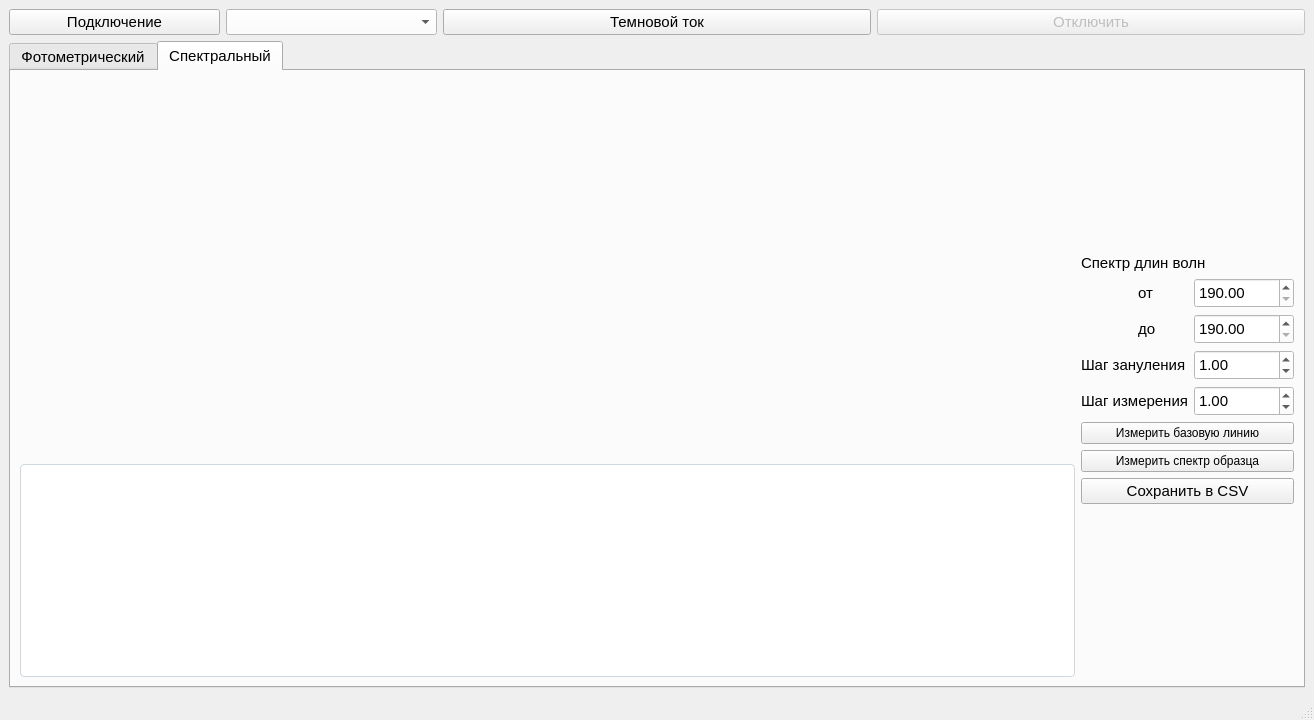
<?xml version="1.0" encoding="UTF-8"?>
<ui version="4.0">
 <class>MainWindow</class>
 <widget class="QMainWindow" name="MainWindow">
  <property name="geometry">
   <rect>
    <x>0</x>
    <y>0</y>
    <width>1314</width>
    <height>720</height>
   </rect>
  </property>
  <property name="font">
   <font>
    <pointsize>11</pointsize>
   </font>
  </property>
  <property name="windowTitle">
   <string>MainWindow</string>
  </property>
  <widget class="QWidget" name="centralwidget">
   <layout class="QGridLayout" name="gridLayout">
    <item row="0" column="2">
     <widget class="QPushButton" name="btnDisconnect">
      <property name="enabled">
       <bool>false</bool>
      </property>
      <property name="text">
       <string>Отключить</string>
      </property>
     </widget>
    </item>
    <item row="0" column="1">
     <widget class="QPushButton" name="btnUpdateDark">
      <property name="text">
       <string>Темновой ток</string>
      </property>
     </widget>
    </item>
    <item row="0" column="0">
     <layout class="QHBoxLayout" name="horizontalLayout">
      <item>
       <widget class="QPushButton" name="btnConnect">
        <property name="text">
         <string>Подключение</string>
        </property>
       </widget>
      </item>
      <item>
       <widget class="QComboBox" name="cbPorts">
        <property name="styleSheet">
         <string notr="true">QDoubleSpinBox, QSpinBox, QComboBox, QLineEdit {
	background-color: white;
	color: black;
}</string>
        </property>
       </widget>
      </item>
     </layout>
    </item>
    <item row="1" column="0" colspan="3">
     <widget class="QTabWidget" name="tabWidget">
      <property name="currentIndex">
       <number>1</number>
      </property>
      <widget class="QWidget" name="tab">
       <property name="enabled">
        <bool>true</bool>
       </property>
       <property name="sizePolicy">
        <sizepolicy hsizetype="Expanding" vsizetype="Expanding">
         <horstretch>0</horstretch>
         <verstretch>0</verstretch>
        </sizepolicy>
       </property>
       <attribute name="title">
        <string>Фотометрический</string>
       </attribute>
       <layout class="QHBoxLayout" name="horizontalLayout_3">
        <item>
         <layout class="QHBoxLayout" name="horizontalLayout_2">
          <item>
           <widget class="QTableWidget" name="tablePhotometric">
            <property name="styleSheet">
             <string notr="true">QTableWidget {
            background-color: white;
            color: black; 
            alternate-background-color: #f9fbfe; 
            gridline-color: #e0e0e0;
            selection-background-color: #b2dfdb; 
            selection-color: black;
            border: 1px solid #cfd8dc;
            border-radius: 4px;
        }</string>
            </property>
           </widget>
          </item>
          <item>
           <layout class="QGridLayout" name="gridLayout_2">
            <item row="0" column="0">
             <spacer name="verticalSpacer_2">
              <property name="orientation">
               <enum>Qt::Orientation::Vertical</enum>
              </property>
              <property name="sizeHint" stdset="0">
               <size>
                <width>20</width>
                <height>40</height>
               </size>
              </property>
             </spacer>
            </item>
            <item row="1" column="0">
             <widget class="QLabel" name="label">
              <property name="text">
               <string>Длина волны</string>
              </property>
             </widget>
            </item>
            <item row="2" column="0">
             <widget class="QDoubleSpinBox" name="spinWavelength">
              <property name="styleSheet">
               <string notr="true">QDoubleSpinBox, QSpinBox, QComboBox, QLineEdit {
	background-color: white;
	color: black;
}</string>
              </property>
              <property name="minimum">
               <double>190.000000000000000</double>
              </property>
              <property name="maximum">
               <double>900.000000000000000</double>
              </property>
              <property name="value">
               <double>500.000000000000000</double>
              </property>
             </widget>
            </item>
            <item row="3" column="0">
             <widget class="QPushButton" name="btnSetZero">
              <property name="font">
               <font>
                <pointsize>11</pointsize>
               </font>
              </property>
              <property name="text">
               <string>Установить 0</string>
              </property>
             </widget>
            </item>
            <item row="4" column="0">
             <widget class="QPushButton" name="btnMeasure">
              <property name="font">
               <font>
                <pointsize>11</pointsize>
               </font>
              </property>
              <property name="text">
               <string>Измерение</string>
              </property>
             </widget>
            </item>
            <item row="5" column="0">
             <widget class="QPushButton" name="btnClearPhoto">
              <property name="font">
               <font>
                <pointsize>9</pointsize>
               </font>
              </property>
              <property name="text">
               <string>Очистить таблицу</string>
              </property>
             </widget>
            </item>
            <item row="6" column="0">
             <widget class="QPushButton" name="btnExportPhoto">
              <property name="text">
               <string>Экспорт в CSV</string>
              </property>
             </widget>
            </item>
            <item row="7" column="0">
             <spacer name="verticalSpacer">
              <property name="orientation">
               <enum>Qt::Orientation::Vertical</enum>
              </property>
              <property name="sizeHint" stdset="0">
               <size>
                <width>20</width>
                <height>40</height>
               </size>
              </property>
             </spacer>
            </item>
           </layout>
          </item>
         </layout>
        </item>
       </layout>
      </widget>
      <widget class="QWidget" name="tab_2">
       <attribute name="title">
        <string>Спектральный</string>
       </attribute>
       <layout class="QGridLayout" name="gridLayout_3">
        <item row="4" column="1" colspan="2">
         <widget class="QLabel" name="label_5">
          <property name="font">
           <font>
            <pointsize>11</pointsize>
           </font>
          </property>
          <property name="text">
           <string>Шаг зануления</string>
          </property>
         </widget>
        </item>
        <item row="7" column="1" rowspan="2" colspan="3">
         <widget class="QPushButton" name="btnScanSample">
          <property name="font">
           <font>
            <pointsize>9</pointsize>
           </font>
          </property>
          <property name="text">
           <string>Измерить спектр образца</string>
          </property>
         </widget>
        </item>
        <item row="3" column="3">
         <widget class="QDoubleSpinBox" name="spinEndWl">
          <property name="minimumSize">
           <size>
            <width>100</width>
            <height>30</height>
           </size>
          </property>
          <property name="font">
           <font>
            <pointsize>11</pointsize>
            <bold>false</bold>
           </font>
          </property>
          <property name="styleSheet">
           <string notr="true">QDoubleSpinBox, QSpinBox, QComboBox, QLineEdit {
	background-color: white;
	color: black;
}</string>
          </property>
          <property name="minimum">
           <double>190.000000000000000</double>
          </property>
          <property name="maximum">
           <double>900.000000000000000</double>
          </property>
         </widget>
        </item>
        <item row="5" column="1" colspan="2">
         <widget class="QLabel" name="label_6">
          <property name="text">
           <string>Шаг измерения</string>
          </property>
         </widget>
        </item>
        <item row="9" column="1" colspan="3">
         <widget class="QPushButton" name="btnExport">
          <property name="text">
           <string>Сохранить в CSV</string>
          </property>
         </widget>
        </item>
        <item row="10" column="2">
         <spacer name="verticalSpacer_3">
          <property name="orientation">
           <enum>Qt::Orientation::Vertical</enum>
          </property>
          <property name="sizeHint" stdset="0">
           <size>
            <width>20</width>
            <height>130</height>
           </size>
          </property>
         </spacer>
        </item>
        <item row="1" column="1" colspan="3">
         <widget class="QLabel" name="label_2">
          <property name="text">
           <string>Спектр длин волн</string>
          </property>
         </widget>
        </item>
        <item row="0" column="0" rowspan="8">
         <widget class="QWidget" name="widgetGraph" native="true">
          <property name="sizePolicy">
           <sizepolicy hsizetype="Expanding" vsizetype="Expanding">
            <horstretch>0</horstretch>
            <verstretch>0</verstretch>
           </sizepolicy>
          </property>
         </widget>
        </item>
        <item row="5" column="3">
         <widget class="QDoubleSpinBox" name="spinStepMeasure">
          <property name="minimumSize">
           <size>
            <width>100</width>
            <height>30</height>
           </size>
          </property>
          <property name="font">
           <font>
            <pointsize>11</pointsize>
           </font>
          </property>
          <property name="styleSheet">
           <string notr="true">QDoubleSpinBox, QSpinBox, QComboBox, QLineEdit {
	background-color: white;
	color: black;
}</string>
          </property>
          <property name="value">
           <double>1.000000000000000</double>
          </property>
         </widget>
        </item>
        <item row="3" column="2">
         <widget class="QLabel" name="label_3">
          <property name="font">
           <font>
            <pointsize>11</pointsize>
           </font>
          </property>
          <property name="text">
           <string>до</string>
          </property>
         </widget>
        </item>
        <item row="4" column="3">
         <widget class="QDoubleSpinBox" name="spinStepZero">
          <property name="minimumSize">
           <size>
            <width>100</width>
            <height>30</height>
           </size>
          </property>
          <property name="font">
           <font>
            <pointsize>11</pointsize>
           </font>
          </property>
          <property name="styleSheet">
           <string notr="true">QDoubleSpinBox, QSpinBox, QComboBox, QLineEdit {
	background-color: white;
	color: black;
}</string>
          </property>
          <property name="maximum">
           <double>100.000000000000000</double>
          </property>
          <property name="value">
           <double>1.000000000000000</double>
          </property>
         </widget>
        </item>
        <item row="8" column="0" rowspan="3">
         <widget class="QTableWidget" name="tableSpectral">
          <property name="styleSheet">
           <string notr="true">QTableWidget {
            background-color: white;
            color: black; /* &lt;--- Добавь эту строку, чтобы текст всегда был черным */
            alternate-background-color: #f9fbfe; 
            gridline-color: #e0e0e0;
            selection-background-color: #b2dfdb; 
            selection-color: black;
            border: 1px solid #cfd8dc;
            border-radius: 4px;
        }</string>
          </property>
         </widget>
        </item>
        <item row="6" column="1" colspan="3">
         <widget class="QPushButton" name="btnScanBase">
          <property name="font">
           <font>
            <pointsize>9</pointsize>
           </font>
          </property>
          <property name="text">
           <string>Измерить базовую линию</string>
          </property>
         </widget>
        </item>
        <item row="0" column="2">
         <spacer name="verticalSpacer_4">
          <property name="orientation">
           <enum>Qt::Orientation::Vertical</enum>
          </property>
          <property name="sizeHint" stdset="0">
           <size>
            <width>20</width>
            <height>130</height>
           </size>
          </property>
         </spacer>
        </item>
        <item row="2" column="3">
         <widget class="QDoubleSpinBox" name="spinStartWl">
          <property name="sizePolicy">
           <sizepolicy hsizetype="Minimum" vsizetype="Fixed">
            <horstretch>0</horstretch>
            <verstretch>0</verstretch>
           </sizepolicy>
          </property>
          <property name="minimumSize">
           <size>
            <width>100</width>
            <height>30</height>
           </size>
          </property>
          <property name="font">
           <font>
            <pointsize>11</pointsize>
           </font>
          </property>
          <property name="styleSheet">
           <string notr="true">QDoubleSpinBox, QSpinBox, QComboBox, QLineEdit {
	background-color: white;
	color: black;
}</string>
          </property>
          <property name="minimum">
           <double>190.000000000000000</double>
          </property>
          <property name="maximum">
           <double>900.000000000000000</double>
          </property>
         </widget>
        </item>
        <item row="2" column="2">
         <widget class="QLabel" name="label_4">
          <property name="font">
           <font>
            <pointsize>11</pointsize>
           </font>
          </property>
          <property name="text">
           <string>от</string>
          </property>
         </widget>
        </item>
       </layout>
      </widget>
     </widget>
    </item>
   </layout>
  </widget>
  <widget class="QStatusBar" name="statusBar"/>
 </widget>
 <resources/>
 <connections/>
</ui>
